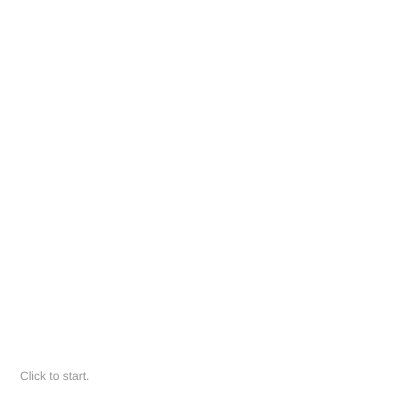
Frame 1 (no input)
Frame 60 (no input): identical to frame 1, image omitted
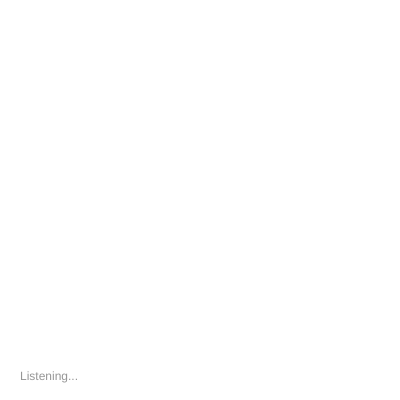
Frame 120 (the mouse pressed at the canvas centre since frame 60)

The p5.js sketch that drew these frames (run headless with seeded random() and noise() and a simulated clock; from frame 60 on, the mouse is pressed at the canvas centre):

// p5.js sketch
// ── sketch.js
let recognition;
let output = '';
let started = false;

function setup() {
  createCanvas(400, 400);

  let SR = window.SpeechRecognition || window.webkitSpeechRecognition;
  recognition = new SR();
  recognition.continuous = true;
  recognition.interimResults = false;

  recognition.onresult = (e) => {
    output += e.results[e.results.length - 1][0].transcript + ' ';
  };

  recognition.onend = () => {
    recognition.start();
  };
}

function draw() {
  background(255);

  fill(150);
  textSize(12);
  text(started ? 'Listening...' : 'Click to start.', 20, 380);

  fill(0);
  textSize(16);
  textWrap(WORD);
  text(output, 20, 20, 360, 350);
}

function mousePressed() {
  if (!started) {
    started = true;
    recognition.start();
  }
}

function keyPressed() {
  if (key === 'c' || key === 'C') {
    output = '';
  }
}
